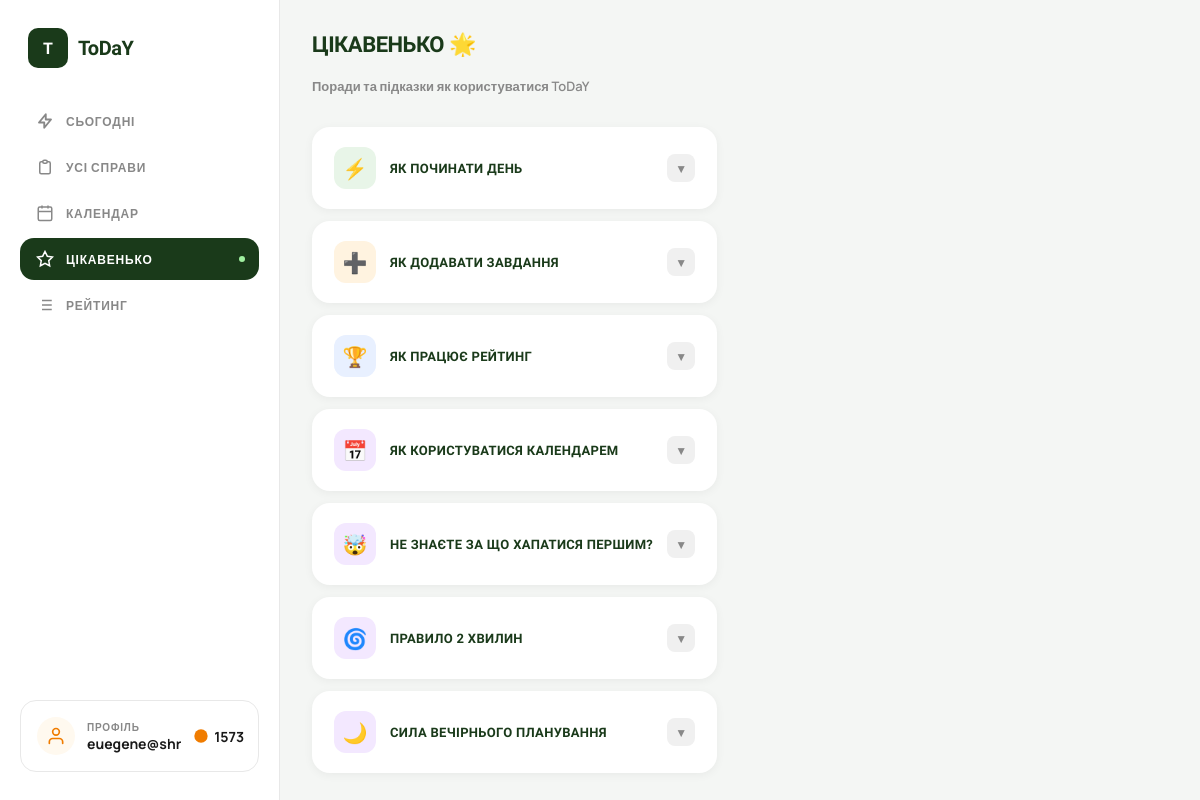
The app's page /interesting/ (signed in), older data.
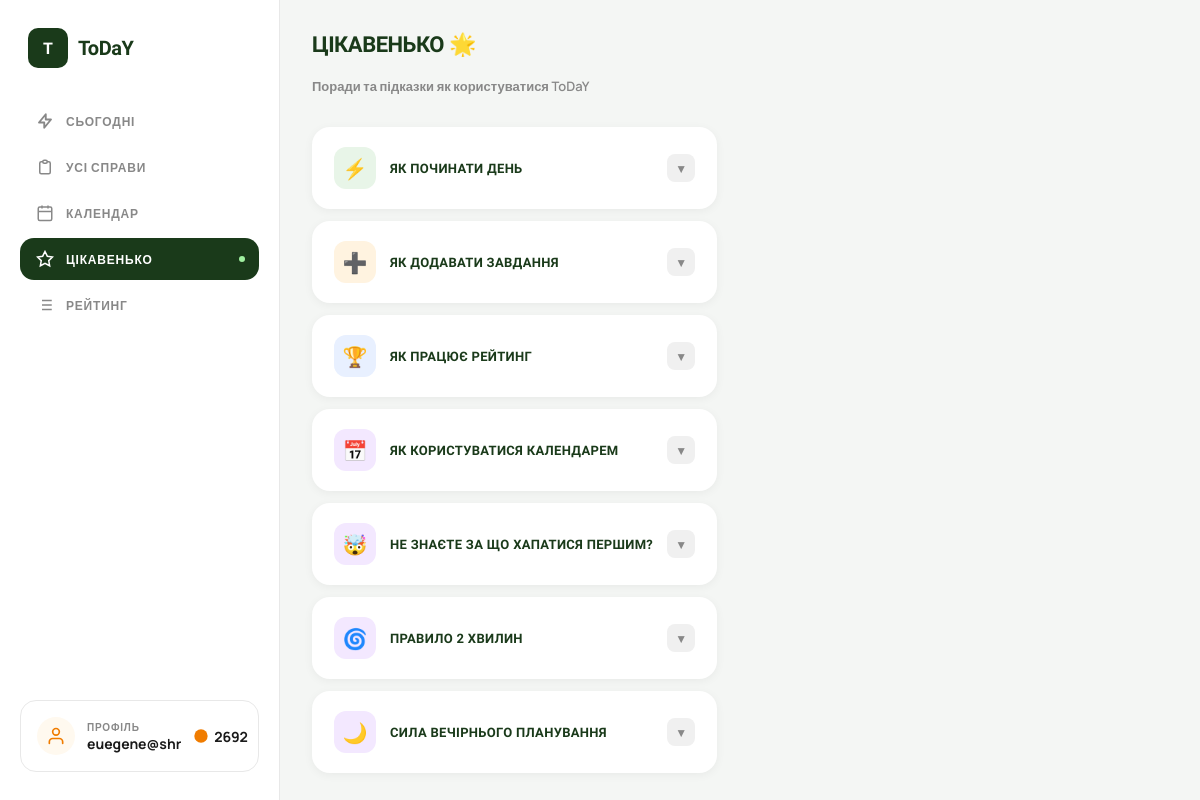
The same page, newer data.
### users/models.py (models this page shows)
class User(AbstractUser):
    email = models.EmailField(unique=True)
    total_points = models.IntegerField(default=0)
    coins = models.IntegerField(default=100)  # added this for coin sysytem
    USERNAME_FIELD = "email"
    REQUIRED_FIELDS = ['username']

### myapp/views.py (the view)
# urls.py: path('interesting/', interesting, name='interesting'),
def interesting(request):
    return render(request, 'myapp/interesting.html')

### myapp/templates/myapp/interesting.html (shortened to what the changed rows need)
{% load static %}
<!DOCTYPE html>
<html lang="uk">
<head>
<link rel="stylesheet" href="{% static 'myapp/css/menu.css' %}">
</head>
<body>
<aside class="sidebar">
  <a href="{% url 'myapp:profile' %}" class="profile-card" style="text-decoration: none; color: inherit; display: flex;">
    <div class="profile-avatar">
      <svg width="20" height="20" fill="none" viewBox="0 0 24 24" stroke="currentColor" stroke-width="2">
        <path stroke-linecap="round" stroke-linejoin="round" d="M20 21v-2a4 4 0 00-4-4H8a4 4 0 00-4 4v2"/>
        <circle cx="12" cy="7" r="4"/>
      </svg>
    </div>
    <div class="profile-info">
      <div class="profile-label">Профіль</div>
      <div class="profile-name">{{ request.user.username }}</div>
    </div>
    <div class="coins">
      <svg width="16" height="16" fill="currentColor" viewBox="0 0 24 24" style="color:var(--orange)">
        <circle cx="12" cy="12" r="10"/>
      </svg>
      {{ request.user.coins|default:0 }}
    </div>
  </a>
</aside>
</body>
</html>

Row changes from the older to the newer data that the page shows:
changed User "euegene@shr": user.coins "1573" → "2692"
